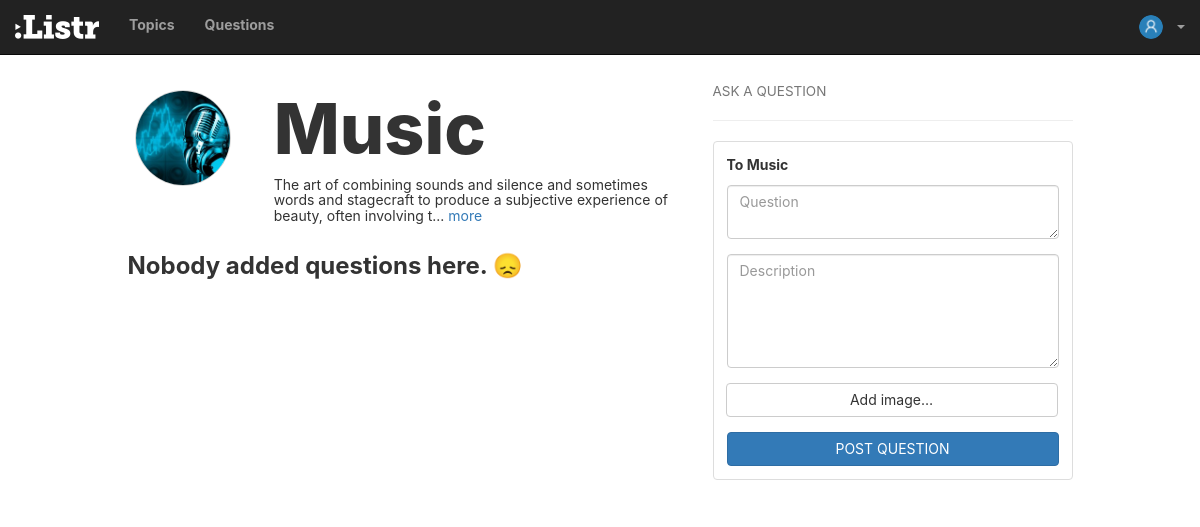
The page /topics/10/ (signed in) on the database its author committed.
### questions/models.py (models this page shows, shortened)
class Topic(models.Model):
	topic = models.CharField(max_length = 30)
	details = models.CharField(max_length = 100, default = "")
	creator = models.ForeignKey(User, on_delete = models.CASCADE)
	create_date = models.DateTimeField(auto_now_add=True)
	is_verified = models.BooleanField(default = False)
	image = models.FileField(blank=True)
	def __unicode__(self):
		return self.topic
	class Meta:
		ordering = ['topic']

### questions/views.py (the view)
# urls.py: url(r'^topics/(?P<topic_id>[0-9]+)/$', views.topic_detail, name='topic_detail'),
def topic_detail(request, topic_id):
	if not request.user.is_authenticated:
		return redirect('/')
	topic = Topic.objects.get(id = topic_id)
	all_questions = Question.objects.filter(topic = topic)
	date_relative = []
	for question in all_questions:
		ans = Answer.objects.filter(question = question).count()
		question.ans_count = ans
	for item in all_questions:
		if isinstance(item.question_date, datetime):
			tmp = prettydate(item.question_date)
		else:
			tmp = "No date specified"
		date_relative.append(tmp)
	zipped_data = zip(all_questions, date_relative)
	context = {
		'topic': topic,
		'questions': zipped_data,
	}
	return render(request, 'topic_select.html', context)

### questions/views.py (called while the page is built)
def prettydate(d):
	utc = UTC()
	diff = datetime.now(utc) - d
	s = diff.seconds
	if diff.days > 7 or diff.days < 0:
		return d.strftime('%b %d, %Y')
	elif diff.days == 1:
		return '1 day ago'
	elif diff.days > 1:
		return '{} days ago'.format(diff.days)
	elif s <= 1:
		return 'just now'
	elif s < 60:
		return '{} seconds ago'.format(s)
	elif s < 120:
		return '1 minute ago'
	elif s < 3600:
		return '{} minutes ago'.format(s/60)
	elif s < 7200:
		return '1 hour ago'
	else:
		return '{} hours ago'.format(s/3600)

	def utcoffset(self, dt):
		return ZERO

	def dst(self, dt):
		return ZERO

### questions/templates/topic_select.html (shortened to what this page needs)
{% extends "base.html" %}
{% load static %}
{% block content %}
<div class="row">
  <div class="col-xs-3 col-sm-3" style="padding: 20px 20px; text-align:center; padding-left: 15px; padding-bottom: 0px;">
    <img class="center-cropped" src="{{ topic.image.url }}" width="96px" height="96px">
  </div>
  <div class="col-xs-9 col-sm-9" style="padding-left:15px;">
    <h1 class="topic-header" style="font-size:5em;font-weight:800">{{topic}}
    </h1>
    <h5 class="more" style="font-weight:normal">{{topic.details}}</h5>
  </div>
</div>
{% if questions|length > 0 %}
  {% if questions|length > 1 %}
    <h4><small>{{ questions|length }} QUESTIONS</small></h4>
  {% else %}
    <h4><small>{{ questions|length }} QUESTION</small></h4>
  {% endif %}
  <hr>
  {% for question, date in questions %}
  <div class="panel panel-default">
    <div class="panel-heading" style="padding-bottom:5px; padding-top:5px;">
      <h5 style="padding-top: 5px; padding-bottom: 5px; margin: 0"><small style="color:darkgray">{{date}}</small></h5>
    </div>
    <div class="panel-body" style="padding-top:0;padding-bottom:0;">
      <h3 style="margin-top:10px; font-weight:bold; word-wrap: break-word;"><a href="/questions/{{question.id}}">{{question.question}}</a></h3>
      <div class="row">
        <div class="col-xs-1">
          {% if user.profile.avatar %}
            <img class="center-cropped" src="{{ question.questioner.profile.avatar.url }}" width="23px" height="23px" style="border:none;">
          {% else %}
            <img class="center-cropped" src="{% static 'questions/assets/default-user-avatar.png' %}" width="23px" height="23px" style="border:none;">
          {% endif %}
        </div>
        <div class="col-xs-11">
          <h5 style="font-weight:bold; margin-top:0px; margin-bottom:5px;">
              <a href="{% url 'profile' question.questioner.id %}">{{question.questioner.first_name}} {{ question.questioner.last_name}} </a> <br><small>@{{question.questioner}} - </small><small style="margin-bottom:0px; margin-top:5px; color:black; font-weight:500">{{question.questioner.profile.position}} at {{question.questioner.profile.institution}}</small>
            </h5>
          {% if question.image %}
          <img src="{{question.image.url}}" width="100%" style="border-radius:4px; border: 1px solid silver">
          {% endif %}
        </div>
      </div>
      {% if question.ans_count == 1 %}
        <h6> {{question.ans_count}} answer</span></h6>
      {% elif question.ans_count > 1 %}
        <h6> {{question.ans_count}} answers</span></h6>
      {% else %}
        <h6> No answers</span></h6>
      {% endif %}
    </div>
    <div class="panel-footer" style="padding-top:10px; padding-bottom:10px;">
      <div class="row">
        <div class="col-lg-10">
          <form action="{% url 'question_upvote' question_id=question.pk%}?next={{ request.path }}" method="POST" style="display:inline-block;">
          {% csrf_token %}
              <button type="submit" class="btn btn-primary btn-xs">
                <span class="glyphicon glyphicon-arrow-up"></span>
                <span style="font-weight:bold">{{question.upvotes}}</span>
              </button>
          </form>
          <form class="" action="{% url 'question_downvote' question_id=question.pk%}?next={{ request.path }}" method="POST" style="display:inline-block;">
          {% csrf_token %}
              <button type="submit" class="btn btn-danger btn-xs">
                <span class="glyphicon glyphicon-arrow-down"></span>
                <span style="font-weight:bold">{{question.downvotes}}</span>
              </button><br>
          </form>
        </div>
      </div>
    </div>
  </div>
  {% endfor %}
{% else %}
  <h3 style="font-weight:bold">Nobody added questions here. 😞</h3>
{% endif %}
{% endblock %}
{% block rightbar %}
  {% include "rightbar/topicselect.html" %}
{% endblock %}

### questions/templates/rightbar/topicselect.html (shortened to what this page needs)
<h4><small>ASK A QUESTION</small></h4>
<hr>
<div class="thumbnail">
  <div class="caption">
    <p style="font-weight: bold">To {{topic}}</p>
    <form class="" action="{% url 'addquestion' topic_id=topic.pk%}" method="POST" enctype="multipart/form-data">
      <div class="form-group">
        <textarea class="form-control" rows="2" placeholder="Question" name="question"></textarea>
      </div>
      <div class="form-group">
        <textarea class="form-control" rows="5" placeholder="Description" name="description"></textarea>
      </div>
      <div class="form-group">
        <div class="input-group">
          <label class="input-group-btn">
            <span class="btn btn-default btn-block" style="border-radius: 4px;">
              <span id="add-t-image">Add image</span>&hellip;
            </span>
          </label>
        </div>
      </div>
      <button type="submit" class="btn btn-primary btn-block">POST QUESTION</button>
    </form>
  </div>
</div>

### questions/static/questions/css/app.css (style rules this page uses)
body { font-family: -apple-system, BlinkMacSystemFont, 'SF UI Text', 'Roboto', 'Segoe UI', 'Helvetica Neue', 'Helvetica', arial, sans-serif; padding-top: 70px; }
h1, h2, h3 { font-family: -apple-system, BlinkMacSystemFont, 'SF UI Display', 'Roboto', 'Segoe UI', 'Helvetica Neue', 'Helvetica', arial, sans-serif; }
.center-cropped { object-fit: cover; object-position: center; border-radius: 500px; border: 0.5px solid lightgray; }

### rows shown on the page
Topic: image (picture), topic "Music", details "The art of combining sounds and silence and sometimes words and stagecraft to produce a subjective experience of beauty, often involving t"
